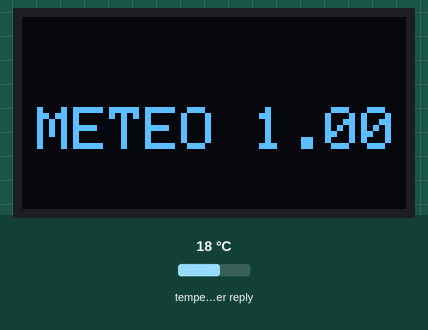
Bench run of a program on a simulated ESP8266 (Wemos D1 mini). Shown: 128×64 one-colour display. The test bench sets the inputs (shaded band); at power-on: temperature in the weather reply 18 °C. The OLED is the two-colour kind (top 16 rows yellow); WiFi joins after 1.5 s; servers stay silent unless stated; web services answer with replies made up by the test bench; what the program prints to the serial monitor is not drawn.

Above: at 0.1 s.
At 6.7 s:
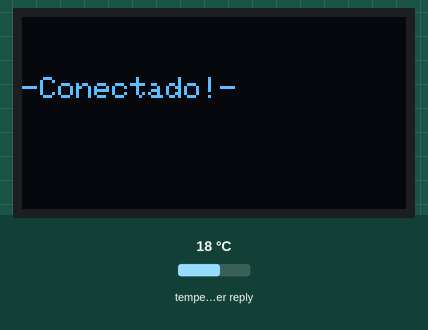
At 7.9 s:
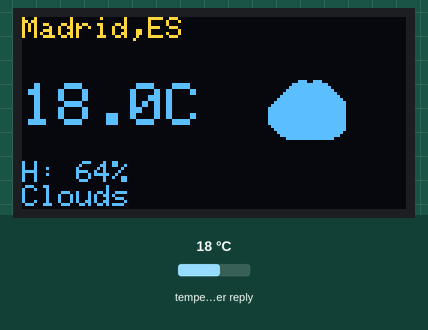

Measured:
- what the display in image 1 shows lasts 1.2 s, from 6.6 s to 7.8 s

The program:

main.cpp
```cpp
// *************************************************************************************
// *  Autor: Binarybiker
// *  Programa: Meteo
// *  Descripcion: Sencilla estacion Metereologica basica
// *  Fecha: 6-Abril-2026
// *  Version: 1.00
// *  Placa: ESP8266 Wemos D1 Mini (clone)
// **************************************************************************************

#include <Arduino.h>               // --- Necesaria para el entorno arduino

#include <ESP8266WiFi.h>           // --- Para hacer funcionar wifi que ya tiene la placa
#include <ESP8266HTTPClient.h>     // --- Cliente http
#include <WiFiClient.h>            // --- Cliente wifi
#include <ArduinoJson.h>           // --- Para extraer los datos del tiempo

#include <Wire.h>
#include <Adafruit_GFX.h>
#include <Adafruit_SSD1306.h>

#include "weather_iconos.h"         // --- Llamo al archivo que contiene los iconos esta en /include

#define SCREEN_WIDTH 128
#define SCREEN_HEIGHT 64
Adafruit_SSD1306 display(SCREEN_WIDTH, SCREEN_HEIGHT, &Wire, -1);


// --- En este fragmento es donde estan los datos de la wifi a la que nos vamos a conectar
// --- recuerda poner los tuyos

const char* ssid = "XXXXXXXXXXXX";  // --nombre de tu wifi
const char* password = "XXXXXXXXXX"; // -- contraseña de tu wifi
String apiKey = "XXXXXXXXXXXXXXXXXXXXXXXX"; // -- apikey que te da openweathermap.org cuando te registras
String ciudad = "Madrid,ES"; // -- Tu ciudad


// --- Nos permite seleccionar el icono a dibujar segun el clima. Solo hice 4

void drawWeatherIcon(String condition) {
  // x = 80 (Este valor regulo lo separado que esta el icono del borde derecho de la pantalla)
  // y = 18 (Centrado vertical)
  // w = 28 (Ancho del icono)
  // h = 32 (Altura del icono)
  // -- Estos valores se puede ajustar un poco segun gusto, si nos pasamos veremos cosas raras

  int x = 80;
  int y = 18;
  int w = 28;
  int h = 32;

  if (condition == "Clear") {
    display.drawBitmap(x, y, soleado_bmp, w, h, SSD1306_WHITE);
  } else if (condition == "Clouds") {
    display.drawBitmap(x, y, nublado_bmp, w, h, SSD1306_WHITE);
  } else if (condition == "Rain" || condition == "Drizzle") {
    display.drawBitmap(x, y, lluvioso_bmp, w, h, SSD1306_WHITE);
  } else if (condition == "Thunderstorm") {
    display.drawBitmap(x, y, tormentoso_bmp, w, h, SSD1306_WHITE);
  }
}

void setup() {
  // --- Si el display no se inicializa el programa no arranca
  Serial.begin(115200);
  if(!display.begin(SSD1306_SWITCHCAPVCC, 0x3C)) { for(;;); }

  display.clearDisplay();
  display.setTextColor(SSD1306_WHITE);
  display.setTextSize(2);
  display.setCursor(5,30);
  display.println("METEO 1.00");
  display.display();
  delay (5000);

  display.clearDisplay();
  display.setTextColor(SSD1306_WHITE);
  display.setTextSize(1);
  display.setCursor(0,20);
  display.println("Conectando a WiFi...");
  display.display();

  WiFi.begin(ssid, password);
  while (WiFi.status() != WL_CONNECTED) { delay(500); Serial.print("."); }

  display.clearDisplay();
  display.setCursor(0,20);
  display.println("-Conectado!-");
  display.display();
  delay(1000);
}

void loop() {
  if (WiFi.status() == WL_CONNECTED) {
    WiFiClient client;
    HTTPClient http;
    String url = "http://api.openweathermap.org/data/2.5/weather?q=" + ciudad + "&units=metric&appid=" + apiKey;

    http.begin(client, url);
    int httpCode = http.GET();

    if (httpCode > 0) {
      String payload = http.getString();
      DynamicJsonDocument doc(1024);
      deserializeJson(doc, payload);

      float temp = doc["main"]["temp"];
      int hum = doc["main"]["humidity"];
      String climaStr = doc["weather"][0]["main"]; // Obtenemos el String del clima

      display.clearDisplay();

      // Parte Izquierda de la pantalla (Información)
      display.setTextColor(SSD1306_WHITE);
      display.setTextSize(1);
      display.setCursor(0, 0);
      display.println(ciudad.substring(0, 10)); // Si el nombre de la ciudad es largo se cortará

      display.setTextSize(2);
      display.setCursor(0, 22);
      display.print(temp, 1);
      display.print("C");

      display.setTextSize(1);
      display.setCursor(0, 48);
      display.print("H: "); display.print(hum); display.print("%");

      display.setCursor(0, 56);
      display.print(climaStr);

      // Parte derecha de la pantalla (Icono)
      drawWeatherIcon(climaStr);

      display.display();
    }
    http.end();
  }
  delay(600000);
}
```

Source omitted: eather_iconos.h (data table, 3246 bytes)
